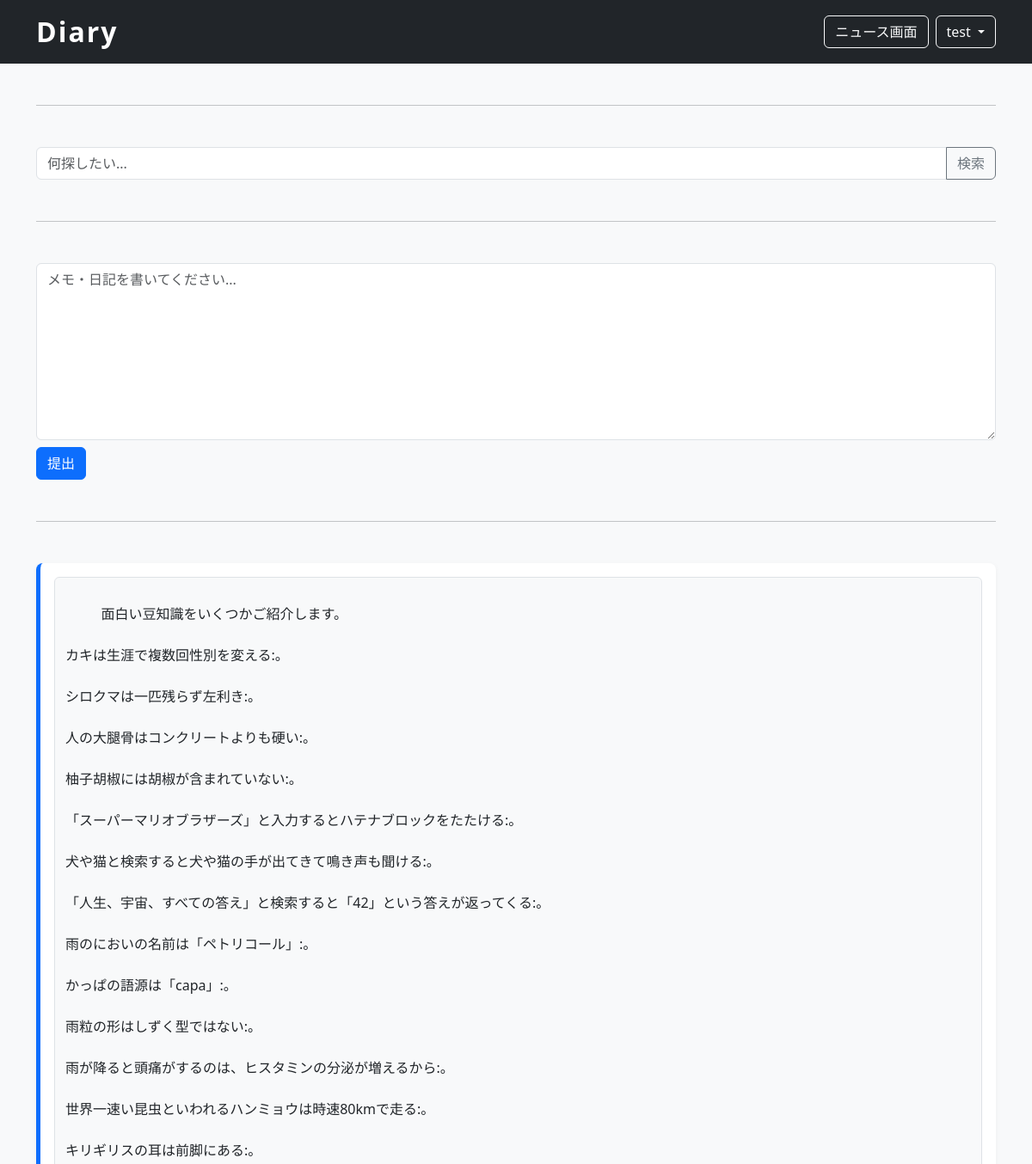
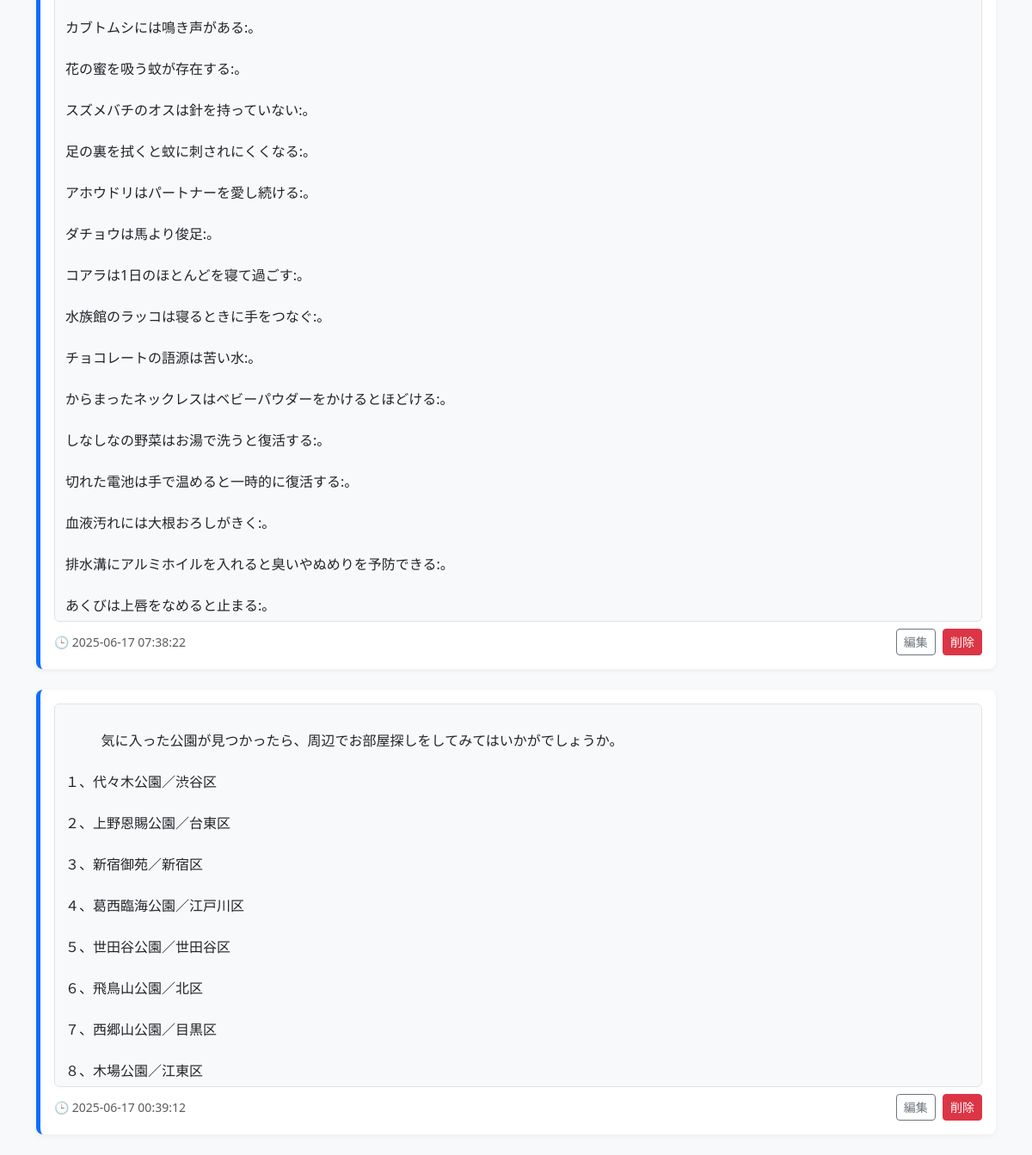
The app's page /diary.php (signed in) with its own data (2 pictures, top to bottom).
### tables this page shows
CREATE TABLE `diaries` (
  `id` int NOT NULL,
  `user_id` int NOT NULL,
  `content` text NOT NULL,
  `created_at` timestamp NULL DEFAULT CURRENT_TIMESTAMP
);

### diary.php (the view, shortened to what this page needs)
<?php
require 'config.php';
$entries = [];
$keyword = $_GET['q'] ?? '';
try
{
  $userId = $_SESSION['user_id'];
  if ($keyword)
  {
    $sql = "SELECT * FROM diaries WHERE user_id = ? AND content LIKE ? ORDER BY id DESC";
    $stmt = $pdo->prepare($sql);
    $stmt->execute([$userId, '%' . $keyword . '%']);
    $entries = $stmt->fetchAll();
  }
  else
  {
    $sql = "SELECT * FROM diaries WHERE user_id = ? ORDER BY id DESC";
    $stmt = $pdo->prepare($sql);
    $stmt->execute([$userId]);
    $entries = $stmt->fetchAll();
  }
}
catch (Exception $e)
{
  die("データベースエラー: " . htmlspecialchars($e->getMessage()));
}
?>
<!DOCTYPE html>
<html lang="ja">
<head>
  <link href="https://cdn.jsdelivr.net/npm/bootstrap@5.3.3/dist/css/bootstrap.min.css" rel="stylesheet">
</head>
<body>
<nav class="navbar navbar-expand-lg navbar-dark bg-dark">
  <div class="container">
    <span class="navbar-brand">Diary</span>
    <?php $username = $_SESSION['username'] ?? 'default'; ?>
    <div class="d-flex ms-auto align-items-center gap-2">
      <a href="news.php" class="btn btn-outline-light">ニュース画面</a>
      <div class="dropdown">
        <button class="btn btn-outline-light dropdown-toggle" type="button" data-bs-toggle="dropdown">
          <?= htmlspecialchars($username) ?>
        </button>
      </div>
    </div>
  </div>
</nav>
<div class="container mt-4">
  <hr class="my-5">
    <form method="get" class="mb-4" onsubmit="return trimInput()">
      <div id="search" class="input-group">
        <input type="text" id="q" name="q" class="form-control" placeholder="何探したい..." value="<?= htmlspecialchars($keyword ?? '') ?>">
        <button class="btn btn-outline-secondary" type="submit">検索</button>
      </div>
    </form>
  <hr class="my-5">
  <?php if (!isset($keyword) || $keyword === ''): ?>
    <form method="post" class="mb-4">
      <textarea class="form-control mb-2" name="content" rows="8" placeholder="メモ・日記を書いてください..."></textarea>
      <button class="btn btn-primary">提出</button>
    </form>
  <?php else: ?>
    <p class="text-muted">🔍 キーワード： “<strong><?= htmlspecialchars($keyword) ?></strong>” の検索結果：</p>
  <?php endif; ?>
  <hr class="my-5">
  <?php if (empty($entries)): ?>
    <p class="text-muted">📭 データが見つかりません。</p>
  <?php else: ?>
    <?php foreach ($entries as $entry): ?>
      <div class="entry-card">
        <div class="form-control mb-2 bg-light" style="white-space: pre-wrap;">
          <?= nl2br(htmlspecialchars($entry['content'])) ?>
        </div>
        <div class="d-flex justify-content-between align-items-center">
          <small class="text-muted">🕒 <?= $entry['created_at'] ?></small>
          <div>
            <a href="edit.php?id=<?= $entry['id'] ?>" class="btn btn-outline-secondary btn-sm me-1">編集</a>
            <a href="delete.php?id=<?= $entry['id'] ?>" class="btn btn-danger btn-sm" onclick="return confirm('本当に削除しますか？');">削除</a>
          </div>
        </div>
      </div>
    <?php endforeach; ?>
  <?php endif; ?>
</div>
</body>
</html>

### diary.php (style rules this page uses)
body { background-color: #f8f9fa; }
.navbar-brand { font-size: 2rem; font-weight: bold; letter-spacing: 2px; }
.entry-card { background: white; border-left: 5px solid #0d6efd; border-radius: 0.5rem; box-shadow: 0 2px 6px rgba(0,0,0,0.05); padding: 1rem; margin-bottom: 1.5rem; }
textarea.form-control { resize: vertical; min-height: 120px; }

### records on screen
diaries: content "面白い豆知識をいくつかご紹介します。 カキは生涯で複数回性別を変える:。 シロクマは一匹残らず左利き:。 人の大腿骨はコンクリートよりも硬い:。 柚子胡椒には胡椒が含まれていない:。 「スーパーマリオブラザーズ」と入力するとハテナブロックをたたける:。 犬や猫と検索すると犬や猫の手が出てきて鳴き声も聞ける:。 「人生、宇宙、すべての答え」と検索すると「42」という答えが返ってくる:。 雨のにおいの名前は「ペトリコール」:。 かっぱの語源は「capa」:。 雨粒の形はしずく型ではない:。 雨が降ると頭痛がするのは、ヒスタミンの分泌が増えるから:。 世界一速い昆虫といわれるハンミョウは時速80kmで走る:。 キリギリスの耳は前脚にある:。 カブトムシには鳴き声がある:。 花の蜜を吸う蚊が存在する:。 スズメバチのオスは針を持っていない:。 足の裏を拭くと蚊に刺されにくくなる:。 アホウドリはパートナーを愛し続ける:。 ダチョウは馬より俊足:。 コアラは1日のほとんどを寝て過ごす:。 水族館のラッコは寝るときに手をつなぐ:。 チョコレートの語源は苦い水:。 からまったネックレスはベビーパウダーをかけるとほどける:。 しなしなの野菜はお湯で洗うと復活する:。 切れた電池は手で温めると一時的に復活する:。 血液汚れには大根おろしがきく:。 排水溝にアルミホイルを入れると臭いやぬめりを予防できる:。 あくびは上唇をなめると止まる:。", created_at "2025-06-17 07:38:22"
diaries: content "気に入った公園が見つかったら、周辺でお部屋探しをしてみてはいかがでしょうか。 １、代々木公園／渋谷区 ２、上野恩賜公園／台東区 ３、新宿御苑／新宿区 ４、葛西臨海公園／江戸川区 ５、世田谷公園／世田谷区 ６、飛鳥山公園／北区 ７、西郷山公園／目黒区 ８、木場公園／江東区", created_at "2025-06-17 00:39:12"

### other values on screen
$username "test"
